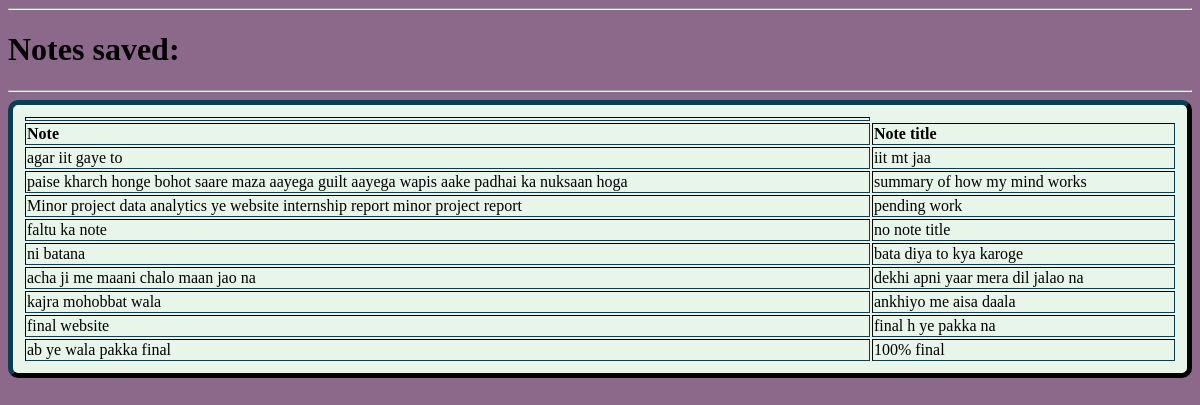
Page /note (signed in) on the committed database.
### tables this page shows
CREATE TABLE Notes(id INTEGER NOT NULL,note_no INTEGER NOT NULL,note TEXT NOT NULL , note_title NOT NULL DEFAULT TITLE,PRIMARY KEY(note_no),FOREIGN KEY(id) REFERENCES users(id));

### app.py (the view, shortened to what this page needs)
@app.route("/note",methods=["GET","POST"])
def note():
    if check_login(session.get("user_id"))==True:
        lock.acquire(True)
        id=session.get("user_id")
        if request.method=="GET":
            saved_notes = db.execute("SELECT note_no,note,note_title FROM Notes WHERE id = ?",(id,))
            note_list=[]
            for row in saved_notes:
                note_dict={}
                note_dict["note_no"]=row[0]
                note_dict["note"]=row[1]
                note_dict["note_title"]=row[2]
                note_list.append(note_dict)
            lock.release()
            return render_template("notes.html",note_list=note_list)
    else:
        return redirect("/login")

### app.py (called while the page is built)
def check_login(session_id):
    if session_id == None:
        return False
    else:
        return True

### templates/notes.html (shortened to what this page needs)
<!DOCTYPE html>
<html lang="en">
<head>
    <link href="/static/style.css" rel="stylesheet">
</head>
<body class="body2">
    <header>
        <hr>
        <h1>Notes saved:</h1>
        <hr>
    </header>
    <main>
    <table class="table" border="5">
        <th>
            <tr>
                <td><B>Note</B></td>
                <td><B>Note title</B></td>
            </tr>
        </th>
        <tb>
            {% for row in note_list %}
            <tr>
                <td>{{ row["note"] }}</td>
                <td>{{ row["note_title"] }}</td>
            </tr>
            {% endfor %}
        </tb>
    </table>
    </main>
</body>
</html>

### static/style.css (style rules this page uses)
.body2 { background-color: rgb(140, 104, 139); }
.table { border: 5; border-color:rgb(10, 62, 80) ; border-radius: 10px; padding:10px; background-color: rgb(232, 245, 233); width:device-width; min-width: 100%; max-width:device-width; }

### rows in the picture
Notes: note "agar iit gaye to", note_title "iit mt jaa"
Notes: note "paise kharch honge bohot saare maza aayega guilt aayega wapis aake padhai ka nuksaan hoga", note_title "summary of how my mind works"
Notes: note "Minor project data analytics ye website internship report minor project report", note_title "pending work"
Notes: note "faltu ka note", note_title "no note title"
Notes: note "ni batana", note_title "bata diya to kya karoge"
Notes: note "acha ji me maani chalo maan jao na", note_title "dekhi apni yaar mera dil jalao na"
Notes: note "kajra mohobbat wala", note_title "ankhiyo me aisa daala"
Notes: note "final website", note_title "final h ye pakka na"
Notes: note "ab ye wala pakka final", note_title "100% final"
